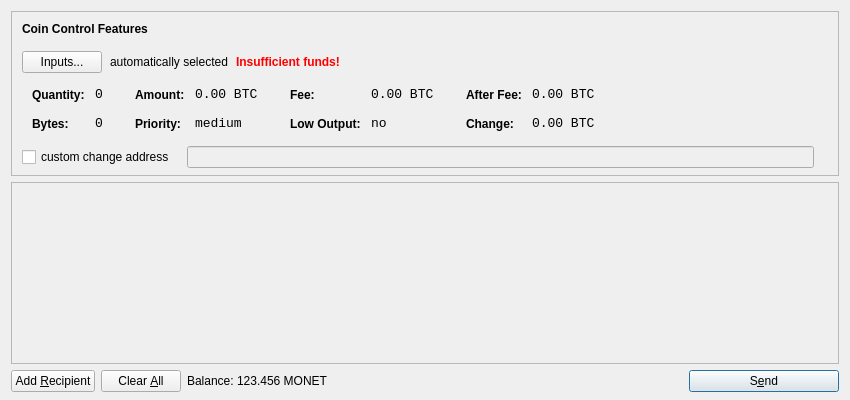
<?xml version="1.0" encoding="UTF-8"?>
<ui version="4.0">
 <class>SendCoinsDialog</class>
 <widget class="QDialog" name="SendCoinsDialog">
  <property name="geometry">
   <rect>
    <x>0</x>
    <y>0</y>
    <width>850</width>
    <height>400</height>
   </rect>
  </property>
  <property name="windowTitle">
   <string>Send Coins</string>
  </property>
  <layout class="QVBoxLayout" name="verticalLayout" stretch="0,1,0">
   <property name="bottomMargin">
    <number>8</number>
   </property>
   <item>
    <widget class="QFrame" name="frameCoinControl">
     <property name="sizePolicy">
      <sizepolicy hsizetype="Expanding" vsizetype="Expanding">
       <horstretch>0</horstretch>
       <verstretch>0</verstretch>
      </sizepolicy>
     </property>
     <property name="maximumSize">
      <size>
       <width>16777215</width>
       <height>16777215</height>
      </size>
     </property>
     <property name="frameShape">
      <enum>QFrame::StyledPanel</enum>
     </property>
     <property name="frameShadow">
      <enum>QFrame::Sunken</enum>
     </property>
     <layout class="QVBoxLayout" name="verticalLayoutCoinControl2">
      <property name="spacing">
       <number>-1</number>
      </property>
      <property name="leftMargin">
       <number>0</number>
      </property>
      <property name="topMargin">
       <number>0</number>
      </property>
      <property name="rightMargin">
       <number>0</number>
      </property>
      <property name="bottomMargin">
       <number>6</number>
      </property>
      <item>
       <layout class="QVBoxLayout" name="verticalLayoutCoinControl" stretch="0,0,0,0,1">
        <property name="spacing">
         <number>0</number>
        </property>
        <property name="leftMargin">
         <number>10</number>
        </property>
        <property name="topMargin">
         <number>10</number>
        </property>
        <item>
         <layout class="QHBoxLayout" name="horizontalLayoutCoinControl1">
          <property name="bottomMargin">
           <number>15</number>
          </property>
          <item>
           <widget class="QLabel" name="labelCoinControlFeatures">
            <property name="sizePolicy">
             <sizepolicy hsizetype="Preferred" vsizetype="Maximum">
              <horstretch>0</horstretch>
              <verstretch>0</verstretch>
             </sizepolicy>
            </property>
            <property name="font">
             <font>
              <weight>75</weight>
              <bold>true</bold>
             </font>
            </property>
            <property name="styleSheet">
             <string notr="true">font-weight:bold;</string>
            </property>
            <property name="text">
             <string>Coin Control Features</string>
            </property>
           </widget>
          </item>
         </layout>
        </item>
        <item>
         <layout class="QHBoxLayout" name="horizontalLayoutCoinControl2" stretch="0,0,0,0">
          <property name="spacing">
           <number>8</number>
          </property>
          <property name="bottomMargin">
           <number>10</number>
          </property>
          <item>
           <widget class="QPushButton" name="pushButtonCoinControl">
            <property name="styleSheet">
             <string notr="true"/>
            </property>
            <property name="text">
             <string>Inputs...</string>
            </property>
           </widget>
          </item>
          <item>
           <widget class="QLabel" name="labelCoinControlAutomaticallySelected">
            <property name="text">
             <string>automatically selected</string>
            </property>
            <property name="margin">
             <number>5</number>
            </property>
           </widget>
          </item>
          <item>
           <widget class="QLabel" name="labelCoinControlInsuffFunds">
            <property name="font">
             <font>
              <weight>75</weight>
              <bold>true</bold>
             </font>
            </property>
            <property name="styleSheet">
             <string notr="true">color:red;font-weight:bold;</string>
            </property>
            <property name="text">
             <string>Insufficient funds!</string>
            </property>
            <property name="margin">
             <number>5</number>
            </property>
           </widget>
          </item>
          <item>
           <spacer name="horizontalSpacerCoinControl">
            <property name="orientation">
             <enum>Qt::Horizontal</enum>
            </property>
            <property name="sizeHint" stdset="0">
             <size>
              <width>40</width>
              <height>1</height>
             </size>
            </property>
           </spacer>
          </item>
         </layout>
        </item>
        <item>
         <widget class="QWidget" name="widgetCoinControl" native="true">
          <property name="sizePolicy">
           <sizepolicy hsizetype="Preferred" vsizetype="Preferred">
            <horstretch>0</horstretch>
            <verstretch>0</verstretch>
           </sizepolicy>
          </property>
          <property name="minimumSize">
           <size>
            <width>0</width>
            <height>0</height>
           </size>
          </property>
          <property name="styleSheet">
           <string notr="true"/>
          </property>
          <layout class="QHBoxLayout" name="horizontalLayoutCoinControl5">
           <property name="margin">
            <number>0</number>
           </property>
           <item>
            <layout class="QHBoxLayout" name="horizontalLayoutCoinControl3" stretch="0,0,0,1">
             <property name="spacing">
              <number>20</number>
             </property>
             <property name="topMargin">
              <number>0</number>
             </property>
             <property name="bottomMargin">
              <number>10</number>
             </property>
             <item>
              <layout class="QFormLayout" name="formLayoutCoinControl1">
               <property name="horizontalSpacing">
                <number>10</number>
               </property>
               <property name="verticalSpacing">
                <number>14</number>
               </property>
               <property name="leftMargin">
                <number>10</number>
               </property>
               <property name="topMargin">
                <number>4</number>
               </property>
               <property name="rightMargin">
                <number>6</number>
               </property>
               <item row="0" column="0">
                <widget class="QLabel" name="labelCoinControlQuantityText">
                 <property name="styleSheet">
                  <string notr="true">font-weight:bold;</string>
                 </property>
                 <property name="text">
                  <string>Quantity:</string>
                 </property>
                 <property name="margin">
                  <number>0</number>
                 </property>
                </widget>
               </item>
               <item row="0" column="1">
                <widget class="QLabel" name="labelCoinControlQuantity">
                 <property name="font">
                  <font>
                   <family>Monospace</family>
                   <pointsize>10</pointsize>
                  </font>
                 </property>
                 <property name="cursor">
                  <cursorShape>IBeamCursor</cursorShape>
                 </property>
                 <property name="contextMenuPolicy">
                  <enum>Qt::ActionsContextMenu</enum>
                 </property>
                 <property name="text">
                  <string notr="true">0</string>
                 </property>
                 <property name="margin">
                  <number>0</number>
                 </property>
                 <property name="textInteractionFlags">
                  <set>Qt::LinksAccessibleByMouse|Qt::TextSelectableByKeyboard|Qt::TextSelectableByMouse</set>
                 </property>
                </widget>
               </item>
               <item row="1" column="0">
                <widget class="QLabel" name="labelCoinControlBytesText">
                 <property name="styleSheet">
                  <string notr="true">font-weight:bold;</string>
                 </property>
                 <property name="text">
                  <string>Bytes:</string>
                 </property>
                </widget>
               </item>
               <item row="1" column="1">
                <widget class="QLabel" name="labelCoinControlBytes">
                 <property name="font">
                  <font>
                   <family>Monospace</family>
                   <pointsize>10</pointsize>
                  </font>
                 </property>
                 <property name="cursor">
                  <cursorShape>IBeamCursor</cursorShape>
                 </property>
                 <property name="contextMenuPolicy">
                  <enum>Qt::ActionsContextMenu</enum>
                 </property>
                 <property name="text">
                  <string notr="true">0</string>
                 </property>
                 <property name="textInteractionFlags">
                  <set>Qt::LinksAccessibleByMouse|Qt::TextSelectableByKeyboard|Qt::TextSelectableByMouse</set>
                 </property>
                </widget>
               </item>
              </layout>
             </item>
             <item>
              <layout class="QFormLayout" name="formLayoutCoinControl2">
               <property name="horizontalSpacing">
                <number>10</number>
               </property>
               <property name="verticalSpacing">
                <number>14</number>
               </property>
               <property name="leftMargin">
                <number>6</number>
               </property>
               <property name="topMargin">
                <number>4</number>
               </property>
               <property name="rightMargin">
                <number>6</number>
               </property>
               <item row="0" column="0">
                <widget class="QLabel" name="labelCoinControlAmountText">
                 <property name="styleSheet">
                  <string notr="true">font-weight:bold;</string>
                 </property>
                 <property name="text">
                  <string>Amount:</string>
                 </property>
                 <property name="margin">
                  <number>0</number>
                 </property>
                </widget>
               </item>
               <item row="0" column="1">
                <widget class="QLabel" name="labelCoinControlAmount">
                 <property name="font">
                  <font>
                   <family>Monospace</family>
                   <pointsize>10</pointsize>
                  </font>
                 </property>
                 <property name="cursor">
                  <cursorShape>IBeamCursor</cursorShape>
                 </property>
                 <property name="contextMenuPolicy">
                  <enum>Qt::ActionsContextMenu</enum>
                 </property>
                 <property name="text">
                  <string notr="true">0.00 BTC</string>
                 </property>
                 <property name="textInteractionFlags">
                  <set>Qt::LinksAccessibleByMouse|Qt::TextSelectableByKeyboard|Qt::TextSelectableByMouse</set>
                 </property>
                </widget>
               </item>
               <item row="1" column="0">
                <widget class="QLabel" name="labelCoinControlPriorityText">
                 <property name="styleSheet">
                  <string notr="true">font-weight:bold;</string>
                 </property>
                 <property name="text">
                  <string>Priority:</string>
                 </property>
                </widget>
               </item>
               <item row="1" column="1">
                <widget class="QLabel" name="labelCoinControlPriority">
                 <property name="font">
                  <font>
                   <family>Monospace</family>
                   <pointsize>10</pointsize>
                  </font>
                 </property>
                 <property name="cursor">
                  <cursorShape>IBeamCursor</cursorShape>
                 </property>
                 <property name="contextMenuPolicy">
                  <enum>Qt::ActionsContextMenu</enum>
                 </property>
                 <property name="text">
                  <string>medium</string>
                 </property>
                 <property name="textInteractionFlags">
                  <set>Qt::LinksAccessibleByMouse|Qt::TextSelectableByKeyboard|Qt::TextSelectableByMouse</set>
                 </property>
                </widget>
               </item>
              </layout>
             </item>
             <item>
              <layout class="QFormLayout" name="formLayoutCoinControl3">
               <property name="horizontalSpacing">
                <number>10</number>
               </property>
               <property name="verticalSpacing">
                <number>14</number>
               </property>
               <property name="leftMargin">
                <number>6</number>
               </property>
               <property name="topMargin">
                <number>4</number>
               </property>
               <property name="rightMargin">
                <number>6</number>
               </property>
               <item row="0" column="0">
                <widget class="QLabel" name="labelCoinControlFeeText">
                 <property name="styleSheet">
                  <string notr="true">font-weight:bold;</string>
                 </property>
                 <property name="text">
                  <string>Fee:</string>
                 </property>
                 <property name="margin">
                  <number>0</number>
                 </property>
                </widget>
               </item>
               <item row="0" column="1">
                <widget class="QLabel" name="labelCoinControlFee">
                 <property name="font">
                  <font>
                   <family>Monospace</family>
                   <pointsize>10</pointsize>
                  </font>
                 </property>
                 <property name="cursor">
                  <cursorShape>IBeamCursor</cursorShape>
                 </property>
                 <property name="contextMenuPolicy">
                  <enum>Qt::ActionsContextMenu</enum>
                 </property>
                 <property name="text">
                  <string notr="true">0.00 BTC</string>
                 </property>
                 <property name="textInteractionFlags">
                  <set>Qt::LinksAccessibleByMouse|Qt::TextSelectableByKeyboard|Qt::TextSelectableByMouse</set>
                 </property>
                </widget>
               </item>
               <item row="1" column="0">
                <widget class="QLabel" name="labelCoinControlLowOutputText">
                 <property name="styleSheet">
                  <string notr="true">font-weight:bold;</string>
                 </property>
                 <property name="text">
                  <string>Low Output:</string>
                 </property>
                </widget>
               </item>
               <item row="1" column="1">
                <widget class="QLabel" name="labelCoinControlLowOutput">
                 <property name="font">
                  <font>
                   <family>Monospace</family>
                   <pointsize>10</pointsize>
                  </font>
                 </property>
                 <property name="cursor">
                  <cursorShape>IBeamCursor</cursorShape>
                 </property>
                 <property name="contextMenuPolicy">
                  <enum>Qt::ActionsContextMenu</enum>
                 </property>
                 <property name="text">
                  <string>no</string>
                 </property>
                 <property name="textInteractionFlags">
                  <set>Qt::LinksAccessibleByMouse|Qt::TextSelectableByKeyboard|Qt::TextSelectableByMouse</set>
                 </property>
                </widget>
               </item>
              </layout>
             </item>
             <item>
              <layout class="QFormLayout" name="formLayoutCoinControl4">
               <property name="horizontalSpacing">
                <number>10</number>
               </property>
               <property name="verticalSpacing">
                <number>14</number>
               </property>
               <property name="leftMargin">
                <number>6</number>
               </property>
               <property name="topMargin">
                <number>4</number>
               </property>
               <property name="rightMargin">
                <number>6</number>
               </property>
               <item row="0" column="0">
                <widget class="QLabel" name="labelCoinControlAfterFeeText">
                 <property name="styleSheet">
                  <string notr="true">font-weight:bold;</string>
                 </property>
                 <property name="text">
                  <string>After Fee:</string>
                 </property>
                 <property name="margin">
                  <number>0</number>
                 </property>
                </widget>
               </item>
               <item row="0" column="1">
                <widget class="QLabel" name="labelCoinControlAfterFee">
                 <property name="font">
                  <font>
                   <family>Monospace</family>
                   <pointsize>10</pointsize>
                  </font>
                 </property>
                 <property name="cursor">
                  <cursorShape>IBeamCursor</cursorShape>
                 </property>
                 <property name="contextMenuPolicy">
                  <enum>Qt::ActionsContextMenu</enum>
                 </property>
                 <property name="text">
                  <string notr="true">0.00 BTC</string>
                 </property>
                 <property name="textInteractionFlags">
                  <set>Qt::LinksAccessibleByMouse|Qt::TextSelectableByKeyboard|Qt::TextSelectableByMouse</set>
                 </property>
                </widget>
               </item>
               <item row="1" column="0">
                <widget class="QLabel" name="labelCoinControlChangeText">
                 <property name="styleSheet">
                  <string notr="true">font-weight:bold;</string>
                 </property>
                 <property name="text">
                  <string>Change:</string>
                 </property>
                </widget>
               </item>
               <item row="1" column="1">
                <widget class="QLabel" name="labelCoinControlChange">
                 <property name="font">
                  <font>
                   <family>Monospace</family>
                   <pointsize>10</pointsize>
                  </font>
                 </property>
                 <property name="cursor">
                  <cursorShape>IBeamCursor</cursorShape>
                 </property>
                 <property name="contextMenuPolicy">
                  <enum>Qt::ActionsContextMenu</enum>
                 </property>
                 <property name="text">
                  <string notr="true">0.00 BTC</string>
                 </property>
                 <property name="textInteractionFlags">
                  <set>Qt::LinksAccessibleByMouse|Qt::TextSelectableByKeyboard|Qt::TextSelectableByMouse</set>
                 </property>
                </widget>
               </item>
              </layout>
             </item>
            </layout>
           </item>
          </layout>
         </widget>
        </item>
        <item>
         <layout class="QHBoxLayout" name="horizontalLayoutCoinControl4" stretch="0,0,0">
          <property name="spacing">
           <number>12</number>
          </property>
          <property name="sizeConstraint">
           <enum>QLayout::SetDefaultConstraint</enum>
          </property>
          <property name="topMargin">
           <number>5</number>
          </property>
          <property name="rightMargin">
           <number>5</number>
          </property>
          <item>
           <widget class="QCheckBox" name="checkBoxCoinControlChange">
            <property name="text">
             <string>custom change address</string>
            </property>
           </widget>
          </item>
          <item>
           <widget class="QLineEdit" name="lineEditCoinControlChange">
            <property name="enabled">
             <bool>false</bool>
            </property>
            <property name="sizePolicy">
             <sizepolicy hsizetype="Expanding" vsizetype="Fixed">
              <horstretch>0</horstretch>
              <verstretch>0</verstretch>
             </sizepolicy>
            </property>
           </widget>
          </item>
          <item>
           <widget class="QLabel" name="labelCoinControlChangeLabel">
            <property name="sizePolicy">
             <sizepolicy hsizetype="Preferred" vsizetype="Expanding">
              <horstretch>0</horstretch>
              <verstretch>0</verstretch>
             </sizepolicy>
            </property>
            <property name="minimumSize">
             <size>
              <width>0</width>
              <height>0</height>
             </size>
            </property>
            <property name="text">
             <string/>
            </property>
            <property name="margin">
             <number>3</number>
            </property>
           </widget>
          </item>
         </layout>
        </item>
        <item>
         <spacer name="verticalSpacerCoinControl">
          <property name="orientation">
           <enum>Qt::Vertical</enum>
          </property>
          <property name="sizeHint" stdset="0">
           <size>
            <width>800</width>
            <height>1</height>
           </size>
          </property>
         </spacer>
        </item>
       </layout>
      </item>
     </layout>
    </widget>
   </item>
   <item>
    <widget class="QScrollArea" name="scrollArea">
     <property name="widgetResizable">
      <bool>true</bool>
     </property>
     <widget class="QWidget" name="scrollAreaWidgetContents">
      <property name="geometry">
       <rect>
        <x>0</x>
        <y>0</y>
        <width>830</width>
        <height>165</height>
       </rect>
      </property>
      <layout class="QVBoxLayout" name="verticalLayout_2">
       <property name="margin">
        <number>0</number>
       </property>
       <item>
        <layout class="QVBoxLayout" name="entries">
         <property name="spacing">
          <number>6</number>
         </property>
        </layout>
       </item>
       <item>
        <spacer name="verticalSpacer">
         <property name="orientation">
          <enum>Qt::Vertical</enum>
         </property>
         <property name="sizeHint" stdset="0">
          <size>
           <width>20</width>
           <height>40</height>
          </size>
         </property>
        </spacer>
       </item>
      </layout>
     </widget>
    </widget>
   </item>
   <item>
    <layout class="QHBoxLayout" name="horizontalLayout">
     <item>
      <widget class="QPushButton" name="addButton">
       <property name="toolTip">
        <string>Send to multiple recipients at once</string>
       </property>
       <property name="text">
        <string>Add &amp;Recipient</string>
       </property>
       <property name="icon">
        <iconset resource="../bitcoin.qrc">
         <normaloff>:/icons/add</normaloff>:/icons/add</iconset>
       </property>
       <property name="autoDefault">
        <bool>false</bool>
       </property>
      </widget>
     </item>
     <item>
      <widget class="QPushButton" name="clearButton">
       <property name="sizePolicy">
        <sizepolicy hsizetype="Minimum" vsizetype="Fixed">
         <horstretch>0</horstretch>
         <verstretch>0</verstretch>
        </sizepolicy>
       </property>
       <property name="toolTip">
        <string>Remove all transaction fields</string>
       </property>
       <property name="text">
        <string>Clear &amp;All</string>
       </property>
       <property name="icon">
        <iconset resource="../bitcoin.qrc">
         <normaloff>:/icons/remove</normaloff>:/icons/remove</iconset>
       </property>
       <property name="autoRepeatDelay">
        <number>300</number>
       </property>
       <property name="autoDefault">
        <bool>false</bool>
       </property>
      </widget>
     </item>
     <item>
      <layout class="QHBoxLayout" name="horizontalLayout_2">
       <property name="spacing">
        <number>3</number>
       </property>
       <item>
        <widget class="QLabel" name="label">
         <property name="text">
          <string>Balance:</string>
         </property>
        </widget>
       </item>
       <item>
        <widget class="QLabel" name="labelBalance">
         <property name="cursor">
          <cursorShape>IBeamCursor</cursorShape>
         </property>
         <property name="text">
          <string>123.456 MONET</string>
         </property>
         <property name="textInteractionFlags">
          <set>Qt::LinksAccessibleByMouse|Qt::TextSelectableByKeyboard|Qt::TextSelectableByMouse</set>
         </property>
        </widget>
       </item>
      </layout>
     </item>
     <item>
      <spacer name="horizontalSpacer">
       <property name="orientation">
        <enum>Qt::Horizontal</enum>
       </property>
       <property name="sizeHint" stdset="0">
        <size>
         <width>40</width>
         <height>20</height>
        </size>
       </property>
      </spacer>
     </item>
     <item>
      <widget class="QPushButton" name="sendButton">
       <property name="minimumSize">
        <size>
         <width>150</width>
         <height>0</height>
        </size>
       </property>
       <property name="toolTip">
        <string>Confirm the send action</string>
       </property>
       <property name="text">
        <string>S&amp;end</string>
       </property>
       <property name="icon">
        <iconset resource="../bitcoin.qrc">
         <normaloff>:/icons/send</normaloff>:/icons/send</iconset>
       </property>
       <property name="default">
        <bool>true</bool>
       </property>
      </widget>
     </item>
    </layout>
   </item>
  </layout>
 </widget>
 <resources>
  <include location="../bitcoin.qrc"/>
 </resources>
 <connections/>
</ui>
